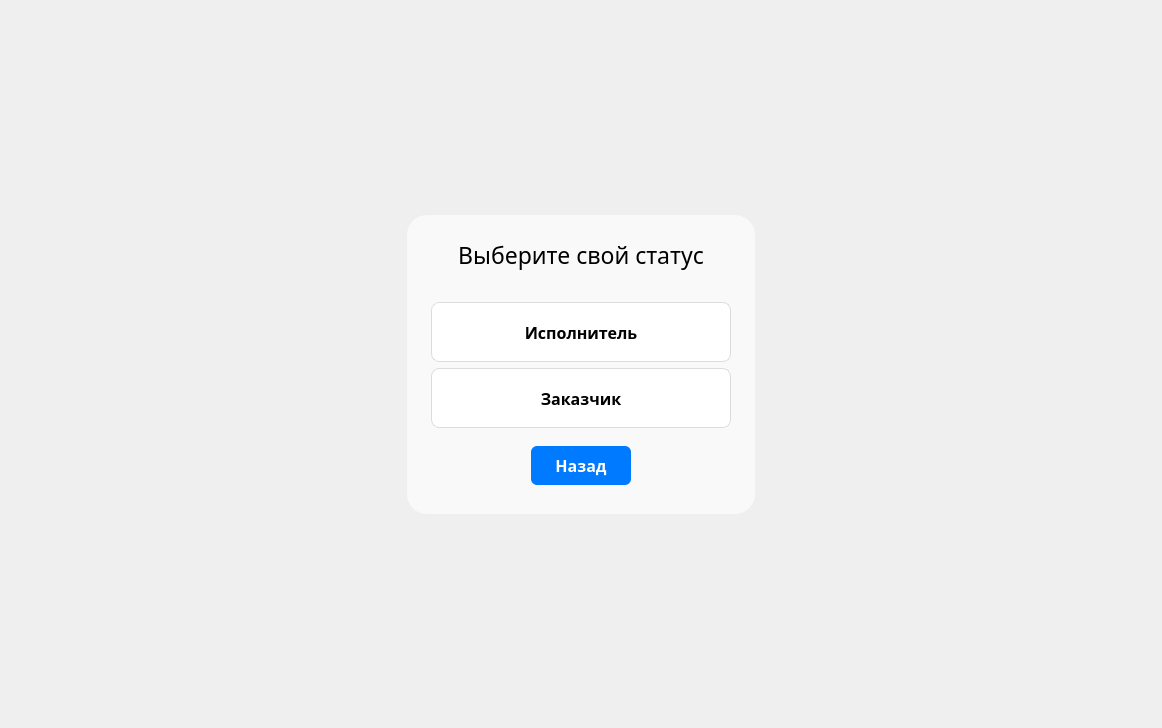
<?xml version="1.0" encoding="UTF-8"?>
<ui version="4.0">
 <class>RegisterStatus</class>
 <widget class="QWidget" name="RegisterStatus">
  <property name="geometry">
   <rect>
    <x>0</x>
    <y>0</y>
    <width>1162</width>
    <height>728</height>
   </rect>
  </property>
  <property name="windowTitle">
   <string>Form</string>
  </property>
  <layout class="QGridLayout" name="gridLayout">
   <item row="0" column="1">
    <spacer name="verticalSpacer_2">
     <property name="orientation">
      <enum>Qt::Orientation::Vertical</enum>
     </property>
     <property name="sizeType">
      <enum>QSizePolicy::Policy::MinimumExpanding</enum>
     </property>
     <property name="sizeHint" stdset="0">
      <size>
       <width>20</width>
       <height>100</height>
      </size>
     </property>
    </spacer>
   </item>
   <item row="1" column="1">
    <widget class="QWidget" name="widget" native="true">
     <property name="sizePolicy">
      <sizepolicy hsizetype="Preferred" vsizetype="Preferred">
       <horstretch>0</horstretch>
       <verstretch>0</verstretch>
      </sizepolicy>
     </property>
     <property name="minimumSize">
      <size>
       <width>0</width>
       <height>0</height>
      </size>
     </property>
     <property name="styleSheet">
      <string notr="true">QWidget {
    
    border-radius: 20px;
    border-radius: 20px;
	background-color: rgb(249, 249, 249);
}</string>
     </property>
     <layout class="QGridLayout" name="gridLayout_2">
      <item row="0" column="0">
       <spacer name="horizontalSpacer_3">
        <property name="orientation">
         <enum>Qt::Orientation::Horizontal</enum>
        </property>
        <property name="sizeType">
         <enum>QSizePolicy::Policy::Fixed</enum>
        </property>
        <property name="sizeHint" stdset="0">
         <size>
          <width>15</width>
          <height>20</height>
         </size>
        </property>
       </spacer>
      </item>
      <item row="0" column="1">
       <layout class="QVBoxLayout" name="verticalLayout_3">
        <item>
         <spacer name="verticalSpacer_5">
          <property name="orientation">
           <enum>Qt::Orientation::Vertical</enum>
          </property>
          <property name="sizeHint" stdset="0">
           <size>
            <width>20</width>
            <height>15</height>
           </size>
          </property>
         </spacer>
        </item>
        <item>
         <widget class="QLabel" name="label">
          <property name="sizePolicy">
           <sizepolicy hsizetype="Minimum" vsizetype="Fixed">
            <horstretch>0</horstretch>
            <verstretch>0</verstretch>
           </sizepolicy>
          </property>
          <property name="font">
           <font>
            <family>Golos Text Medium</family>
            <pointsize>17</pointsize>
           </font>
          </property>
          <property name="styleSheet">
           <string notr="true"/>
          </property>
          <property name="text">
           <string>Выберите свой статус</string>
          </property>
          <property name="alignment">
           <set>Qt::AlignmentFlag::AlignCenter</set>
          </property>
         </widget>
        </item>
        <item>
         <spacer name="verticalSpacer_4">
          <property name="orientation">
           <enum>Qt::Orientation::Vertical</enum>
          </property>
          <property name="sizeHint" stdset="0">
           <size>
            <width>20</width>
            <height>25</height>
           </size>
          </property>
         </spacer>
        </item>
        <item>
         <layout class="QVBoxLayout" name="verticalLayout_2">
          <item>
           <layout class="QVBoxLayout" name="verticalLayout">
            <item>
             <widget class="QPushButton" name="statusCandidatePB">
              <property name="sizePolicy">
               <sizepolicy hsizetype="Fixed" vsizetype="Fixed">
                <horstretch>0</horstretch>
                <verstretch>0</verstretch>
               </sizepolicy>
              </property>
              <property name="minimumSize">
               <size>
                <width>300</width>
                <height>60</height>
               </size>
              </property>
              <property name="maximumSize">
               <size>
                <width>300</width>
                <height>60</height>
               </size>
              </property>
              <property name="font">
               <font>
                <family>Golos Text</family>
                <pointsize>-1</pointsize>
                <fontweight>Medium</fontweight>
               </font>
              </property>
              <property name="styleSheet">
               <string notr="true">QPushButton {
    background-color: white;
    border: 1px solid #dcdcdc;
    border-radius: 8px;
    padding: 8px 12px;
    font-size: 16px;
    font-weight: 500;
    color: black;
}

QPushButton:hover {
    background-color: #f5f5f5;
}</string>
              </property>
              <property name="text">
               <string>Исполнитель</string>
              </property>
             </widget>
            </item>
            <item>
             <widget class="QPushButton" name="statusEmployerPB">
              <property name="sizePolicy">
               <sizepolicy hsizetype="Fixed" vsizetype="Fixed">
                <horstretch>0</horstretch>
                <verstretch>0</verstretch>
               </sizepolicy>
              </property>
              <property name="minimumSize">
               <size>
                <width>300</width>
                <height>60</height>
               </size>
              </property>
              <property name="maximumSize">
               <size>
                <width>300</width>
                <height>60</height>
               </size>
              </property>
              <property name="font">
               <font>
                <family>Golos Text</family>
                <pointsize>-1</pointsize>
                <fontweight>Medium</fontweight>
               </font>
              </property>
              <property name="styleSheet">
               <string notr="true">QPushButton{
    background-color: white;
    border: 1px solid #dcdcdc;
    border-radius: 8px;
    padding: 8px 12px;
    font-size: 16px;
    font-weight: 500;
    color: black;
}

QPushButton:hover {
    background-color: #f5f5f5;
}</string>
              </property>
              <property name="text">
               <string>Заказчик</string>
              </property>
             </widget>
            </item>
           </layout>
          </item>
          <item>
           <spacer name="verticalSpacer_3">
            <property name="orientation">
             <enum>Qt::Orientation::Vertical</enum>
            </property>
            <property name="sizeType">
             <enum>QSizePolicy::Policy::Fixed</enum>
            </property>
            <property name="sizeHint" stdset="0">
             <size>
              <width>20</width>
              <height>12</height>
             </size>
            </property>
           </spacer>
          </item>
          <item>
           <layout class="QHBoxLayout" name="horizontalLayout">
            <item>
             <widget class="QPushButton" name="backToLoginPB">
              <property name="sizePolicy">
               <sizepolicy hsizetype="Fixed" vsizetype="Fixed">
                <horstretch>0</horstretch>
                <verstretch>0</verstretch>
               </sizepolicy>
              </property>
              <property name="minimumSize">
               <size>
                <width>100</width>
                <height>0</height>
               </size>
              </property>
              <property name="font">
               <font>
                <family>Golos Text</family>
                <pointsize>-1</pointsize>
                <fontweight>Medium</fontweight>
               </font>
              </property>
              <property name="styleSheet">
               <string notr="true">QPushButton {
    background-color: #007BFF;
    border: none;
    border-radius: 6px;
    padding: 8px 12px;
    font-size: 16px;
    font-weight: 500;
    color: white;
}

QPushButton:hover {
    background-color: #0069d9;
}
</string>
              </property>
              <property name="text">
               <string>Назад</string>
              </property>
             </widget>
            </item>
           </layout>
          </item>
         </layout>
        </item>
        <item>
         <spacer name="verticalSpacer_6">
          <property name="orientation">
           <enum>Qt::Orientation::Vertical</enum>
          </property>
          <property name="sizeHint" stdset="0">
           <size>
            <width>20</width>
            <height>20</height>
           </size>
          </property>
         </spacer>
        </item>
       </layout>
      </item>
      <item row="0" column="2">
       <spacer name="horizontalSpacer_4">
        <property name="orientation">
         <enum>Qt::Orientation::Horizontal</enum>
        </property>
        <property name="sizeType">
         <enum>QSizePolicy::Policy::Fixed</enum>
        </property>
        <property name="sizeHint" stdset="0">
         <size>
          <width>15</width>
          <height>20</height>
         </size>
        </property>
       </spacer>
      </item>
     </layout>
    </widget>
   </item>
   <item row="2" column="1">
    <spacer name="verticalSpacer">
     <property name="orientation">
      <enum>Qt::Orientation::Vertical</enum>
     </property>
     <property name="sizeType">
      <enum>QSizePolicy::Policy::MinimumExpanding</enum>
     </property>
     <property name="sizeHint" stdset="0">
      <size>
       <width>20</width>
       <height>100</height>
      </size>
     </property>
    </spacer>
   </item>
   <item row="1" column="0">
    <spacer name="horizontalSpacer">
     <property name="orientation">
      <enum>Qt::Orientation::Horizontal</enum>
     </property>
     <property name="sizeHint" stdset="0">
      <size>
       <width>40</width>
       <height>20</height>
      </size>
     </property>
    </spacer>
   </item>
   <item row="1" column="2">
    <spacer name="horizontalSpacer_2">
     <property name="orientation">
      <enum>Qt::Orientation::Horizontal</enum>
     </property>
     <property name="sizeHint" stdset="0">
      <size>
       <width>40</width>
       <height>20</height>
      </size>
     </property>
    </spacer>
   </item>
  </layout>
 </widget>
 <resources/>
 <connections/>
</ui>
